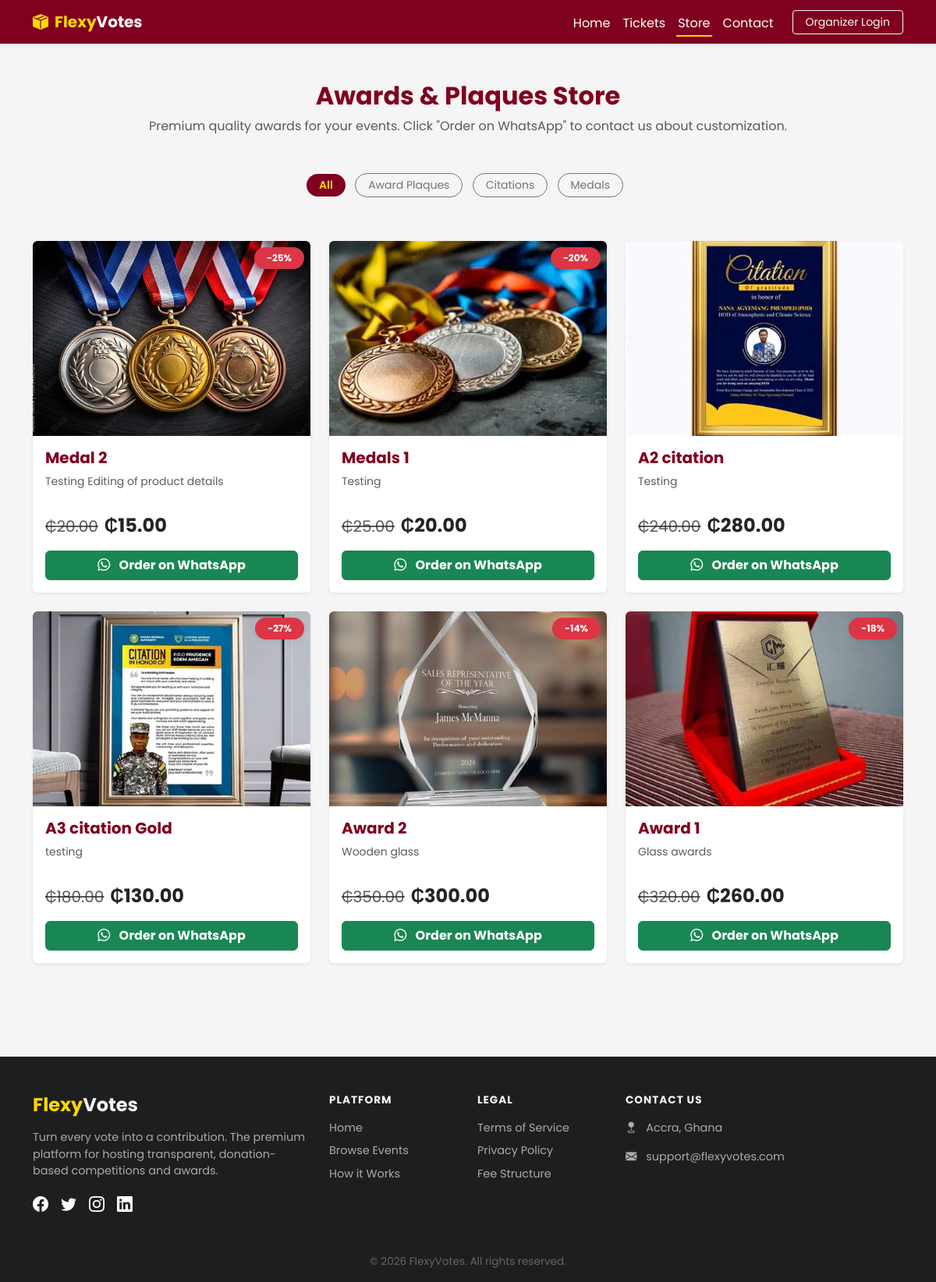
/store/, run on the app's committed database.
### voting/models.py (models this page shows, shortened)
class ProductCategory(models.Model):
    name = models.CharField(max_length=100)

class Product(models.Model):
    category = models.ForeignKey(ProductCategory, on_delete=models.SET_NULL, null=True, blank=True, related_name='products')
    name = models.CharField(max_length=200)
    description = models.TextField(blank=True)
    price = models.DecimalField(max_digits=10, decimal_places=2)
    old_price = models.DecimalField(max_digits=10, decimal_places=2, blank=True, null=True)
    image = models.ImageField(upload_to='product_images/', blank=True, null=True, validators=[validate_file_size])
    is_active = models.BooleanField(default=True)
    created_at = models.DateTimeField(auto_now_add=True)
    @property
    def discount_percentage(self):
        if self.old_price and self.old_price > self.price:
            discount = ((self.old_price - self.price) / self.old_price) * 100
            return int(discount)
        return 0

### voting/views.py (the view)
# urls.py: path('store/', views.store_view, name='store'),
def store_view(request):
    categories = ProductCategory.objects.all()
    selected_category = request.GET.get('category')
    if selected_category:
        products = Product.objects.filter(is_active=True, category__name=selected_category).order_by('-created_at')
    else:
        products = Product.objects.filter(is_active=True).order_by('-created_at')
    return render(request, 'voting/store.html', {
        'products': products,
        'categories': categories,
        'selected_category': selected_category
    })

### templates/voting/store.html
{% extends 'voting/base.html' %}
{% block content %}
<div class="container my-5">
    <div class="text-center mb-5">
        <h2 class="fw-bold text-wine">Awards & Plaques Store</h2>
        <p class="text-muted">Premium quality awards for your events. Click "Order on WhatsApp" to contact us about customization.</p>
    </div>
    <div class="text-center mb-5">
        <a href="{% url 'store' %}" class="btn btn-sm {% if not selected_category %}btn-wine{% else %}btn-outline-secondary{% endif %} rounded-pill px-3 me-2 mb-2">All</a>
        {% for cat in categories %}
        <a href="?category={{ cat.name|urlencode }}" class="btn btn-sm {% if selected_category == cat.name %}btn-wine{% else %}btn-outline-secondary{% endif %} rounded-pill px-3 me-2 mb-2">{{ cat.name }}</a>
        {% endfor %}
    </div>
    <div class="row">
        {% for product in products %}
        <div class="col-md-4 mb-4">
            <div class="card h-100 shadow-sm border-0 card-hover overflow-hidden">
                <div class="position-relative">
                    {% if product.image %}
                        <img src="{{ product.image.url }}" class="card-img-top event-flyer" alt="{{ product.name }}" style="height: 250px; width: 100%; object-fit: cover;">
                    {% else %}
                        <div class="bg-light d-flex align-items-center justify-content-center" style="height: 250px;">
                            <span class="text-muted">No Image</span>
                        </div>
                    {% endif %}
                    {% if product.discount_percentage > 0 %}
                        <span class="badge bg-danger position-absolute top-0 end-0 m-2 px-3 py-2 rounded-pill shadow-sm">
                            -{{ product.discount_percentage }}%
                        </span>
                    {% endif %}
                </div>
                <div class="card-body d-flex flex-column">
                    <h5 class="card-title fw-bold text-wine">{{ product.name }}</h5>
                    <p class="card-text text-muted small flex-grow-1">{{ product.description|truncatewords:20 }}</p>
                    <div class="mt-3 d-flex align-items-baseline gap-2">
                        {% if product.old_price %}
                            <span class="text-muted text-decoration-line-through fs-5">₵{{ product.old_price }}</span>
                        {% endif %}
                        <span class="h4 text-dark fw-bold mb-0">₵{{ product.price }}</span>
                    </div>
                    <a href="https://wa.me/233273107108?text=Hi%20FlexyVotes,%20I%20want%20to%20order%20{{ product.name|urlencode }}%20for%20₵{{ product.price }}"
                       target="_blank"
                       class="btn btn-success w-100 mt-3 fw-bold">
                        <i class="bi bi-whatsapp me-2"></i> Order on WhatsApp
                    </a>
                </div>
            </div>
        </div>
        {% empty %}
        <div class="alert alert-warning text-center">No products available in this category right now.</div>
        {% endfor %}
    </div>
</div>
{% endblock %}

### templates/voting/base.html (shortened to what this page needs)
<!DOCTYPE html>
<html lang="en">
<head>
    <link href="https://cdn.jsdelivr.net/npm/bootstrap@5.3.0/dist/css/bootstrap.min.css" rel="stylesheet">
    <link rel="stylesheet" href="https://cdn.jsdelivr.net/npm/bootstrap-icons@1.10.5/font/bootstrap-icons.css">
</head>
<body>
    <nav class="navbar navbar-expand-lg navbar-dark bg-wine shadow-sm sticky-top">
        <div class="container">
            <a class="navbar-brand fw-bold d-flex align-items-center" href="/">
                <i class="bi bi-box-seam-fill text-gold me-2"></i>
                <span class="text-gold">Flexy</span><span class="text-white">Votes</span>
            </a>
            <div class="collapse navbar-collapse" id="navbarNav">
                <ul class="navbar-nav ms-auto align-items-lg-center">
                    <li class="nav-item"><a class="nav-link text-white {% if request.resolver_match.url_name == 'home' %}active{% endif %}" href="{% url 'home' %}">Home</a></li>
                    <li class="nav-item"><a class="nav-link text-white {% if request.resolver_match.url_name == 'tickets' %}active{% endif %}" href="{% url 'tickets' %}">Tickets</a></li>
                    <li class="nav-item"><a class="nav-link text-white {% if request.resolver_match.url_name == 'store' %}active{% endif %}" href="{% url 'store' %}">Store</a></li>
                    <li class="nav-item"><a class="nav-link text-white {% if request.resolver_match.url_name == 'contact' %}active{% endif %}" href="{% url 'contact' %}">Contact</a></li>
                    {% if request.user.is_authenticated and request.user.is_staff or request.user.profile.is_approved_organizer %}
                        <li class="nav-item ms-lg-3">
                            <a href="{% url 'dashboard' %}" class="btn btn-sm btn-gold px-3">Dashboard</a>
                        </li>
                        <li class="nav-item ms-lg-2">
                            <a href="{% url 'logout' %}" class="btn btn-sm btn-outline-light px-3">Logout</a>
                        </li>
                    {% else %}
                        <li class="nav-item ms-lg-3">
                            <a href="{% url 'login' %}" class="btn btn-sm btn-outline-light px-3">Organizer Login</a>
                        </li>
                    {% endif %}
                </ul>
            </div>
        </div>
    </nav>
    <div class="content">
        {% block content %}
        {% endblock %}
    </div>
    <footer class="mt-5 pt-5 pb-3" style="background-color: #1E1E1E; color: #F5F5F5;">
        <div class="container">
            <div class="row gy-4">
                <div class="col-lg-4 col-md-6">
                    <h4 class="fw-bold mb-3"><span class="text-gold">Flexy</span>Votes</h4>
                    <p style="font-size: 0.9rem; color: #aaa;">Turn every vote into a contribution. The premium platform for hosting transparent, donation-based competitions and awards.</p>
                    <div class="d-flex gap-3 mt-3">
                        <a href="#" class="text-white fs-5"><i class="bi bi-facebook"></i></a>
                        <a href="#" class="text-white fs-5"><i class="bi bi-twitter"></i></a>
                        <a href="#" class="text-white fs-5"><i class="bi bi-instagram"></i></a>
                        <a href="#" class="text-white fs-5"><i class="bi bi-linkedin"></i></a>
                    </div>
                </div>
                <div class="col-lg-2 col-md-6">
                    <h6 class="text-uppercase fw-bold mb-3" style="font-size: 0.85rem; letter-spacing: 1px;">Platform</h6>
                    <ul class="list-unstyled" style="font-size: 0.9rem; color: #aaa;">
                        <li class="mb-2"><a href="/" class="text-decoration-none text-reset">Home</a></li>
                        <li class="mb-2"><a href="/#events-section" class="text-decoration-none text-reset">Browse Events</a></li>
                        <li class="mb-2"><a href="/#how-it-works" class="text-decoration-none text-reset">How it Works</a></li>
                    </ul>
                </div>
                <div class="col-lg-2 col-md-6">
                    <h6 class="text-uppercase fw-bold mb-3" style="font-size: 0.85rem; letter-spacing: 1px;">Legal</h6>
                    <ul class="list-unstyled" style="font-size: 0.9rem; color: #aaa;">
                        <li class="mb-2"><a href="#" class="text-decoration-none text-reset">Terms of Service</a></li>
                        <li class="mb-2"><a href="#" class="text-decoration-none text-reset">Privacy Policy</a></li>
                        <li class="mb-2"><a href="#" class="text-decoration-none text-reset">Fee Structure</a></li>
                    </ul>
                </div>
                <div class="col-lg-4 col-md-6">
                    <h6 class="text-uppercase fw-bold mb-3" style="font-size: 0.85rem; letter-spacing: 1px;">Contact Us</h6>
                    <p style="font-size: 0.9rem; color: #aaa;"><i class="bi bi-geo-fill me-2"></i> Accra, Ghana</p>
                    <p style="font-size: 0.9rem; color: #aaa;"><i class="bi bi-envelope-fill me-2"></i> support@flexyvotes.com</p>
                </div>
            </div>
            <hr class="my-4" style="border-color: #333;">
            <div class="text-center" style="font-size: 0.85rem; color: #666;">
                &copy; {% now "Y" %} FlexyVotes. All rights reserved.
            </div>
        </div>
    </footer>
</body>
</html>

### templates/voting/base.html (style rules this page uses)
body { font-family: 'Poppins', sans-serif; background-color: #F5F5F5; color: #1E1E1E; display: flex; flex-direction: column; min-height: 100vh; }
.content { flex: 1; }
.text-wine { color: #800020 !important; }
.bg-wine { background-color: #800020 !important; }
.text-gold { color: #FFD700 !important; }
.btn-wine { background-color: #800020; color: #FFD700; font-weight: 600; border: none; transition: background-color 0.3s ease; }
.card-hover { transition: transform 0.3s ease, box-shadow 0.3s ease; }
.nav-link { position: relative; padding-bottom: 5px; }
.nav-link::after { content: ''; position: absolute; bottom: 0; left: 50%; transform: translateX(-50%); width: 0; height: 2px; background-color: #FFD700; transition: width 0.3s ease; }
.nav-link.active::after, .nav-link:hover::after { width: 80%; }

### data on the page
ProductCategory: name "Award Plaques"
ProductCategory: name "Citations"
ProductCategory: name "Medals"
Product: image (picture), discount_percentage "25", name "Medal 2", description "Testing Editing of product details", old_price "20.00", price "15.00"
Product: image (picture), discount_percentage "20", name "Medals 1", description "Testing", old_price "25.00", price "20.00"
Product: image (picture), name "A2 citation", description "Testing", old_price "240.00", price "280.00"
Product: image (picture), discount_percentage "27", name "A3 citation Gold", description "testing", old_price "180.00", price "130.00"
Product: image (picture), discount_percentage "14", name "Award 2", description "Wooden glass", old_price "350.00", price "300.00"
Product: image (picture), discount_percentage "18", name "Award 1", description "Glass awards", old_price "320.00", price "260.00"
